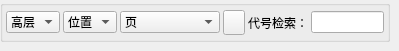
                <widget class="QWidget" name="page">
                 <widget class="QGroupBox" name="groupLineFilter">
                  <property name="geometry">
                   <rect>
                    <x>0</x>
                    <y>0</y>
                    <width>390</width>
                    <height>42</height>
                   </rect>
                  </property>
                  <property name="minimumSize">
                   <size>
                    <width>0</width>
                    <height>30</height>
                   </size>
                  </property>
                  <property name="maximumSize">
                   <size>
                    <width>16777215</width>
                    <height>45</height>
                   </size>
                  </property>
                  <property name="title">
                   <string/>
                  </property>
                  <layout class="QHBoxLayout" name="horizontalLayout_10">
                   <property name="spacing">
                    <number>3</number>
                   </property>
                   <property name="leftMargin">
                    <number>3</number>
                   </property>
                   <property name="topMargin">
                    <number>3</number>
                   </property>
                   <property name="rightMargin">
                    <number>3</number>
                   </property>
                   <property name="bottomMargin">
                    <number>3</number>
                   </property>
                   <item>
                    <widget class="QComboBox" name="CbLineGaoceng">
                     <item>
                      <property name="text">
                       <string>高层</string>
                      </property>
                     </item>
                    </widget>
                   </item>
                   <item>
                    <widget class="QComboBox" name="CbLinePos">
                     <item>
                      <property name="text">
                       <string>位置</string>
                      </property>
                     </item>
                    </widget>
                   </item>
                   <item>
                    <widget class="QComboBox" name="CbLinePage">
                     <property name="minimumSize">
                      <size>
                       <width>100</width>
                       <height>0</height>
                      </size>
                     </property>
                     <item>
                      <property name="text">
                       <string>页</string>
                      </property>
                     </item>
                    </widget>
                   </item>
                   <item>
                    <widget class="QPushButton" name="BtnLineFilter">
                     <property name="minimumSize">
                      <size>
                       <width>22</width>
                       <height>22</height>
                      </size>
                     </property>
                     <property name="maximumSize">
                      <size>
                       <width>25</width>
                       <height>25</height>
                      </size>
                     </property>
                     <property name="text">
                      <string/>
                     </property>
                     <property name="icon">
                      <iconset resource="image.qrc">
                       <normaloff>:/new/prefix1/image/重置.png</normaloff>:/new/prefix1/image/重置.png</iconset>
                     </property>
                    </widget>
                   </item>
                   <item>
                    <widget class="QLabel" name="label_9">
                     <property name="text">
                      <string>代号检索：</string>
                     </property>
                    </widget>
                   </item>
                   <item>
                    <widget class="QLineEdit" name="EdLineTagFilter">
                     <property name="styleSheet">
                      <string notr="true"/>
                     </property>
                    </widget>
                   </item>
                  </layout>
                 </widget>
                </widget>
